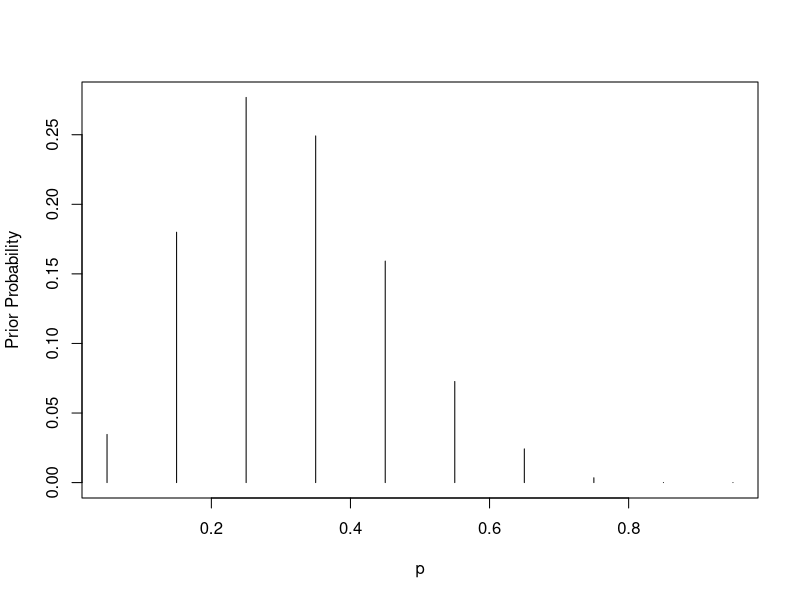
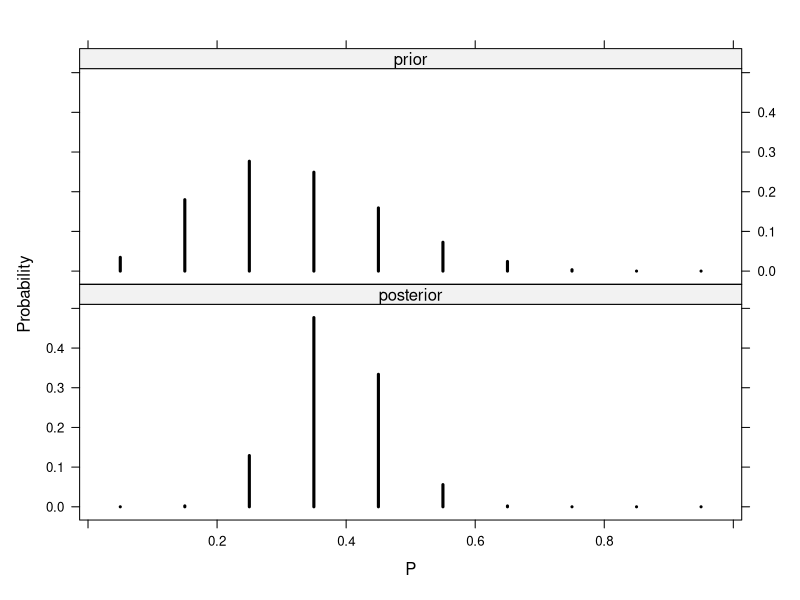
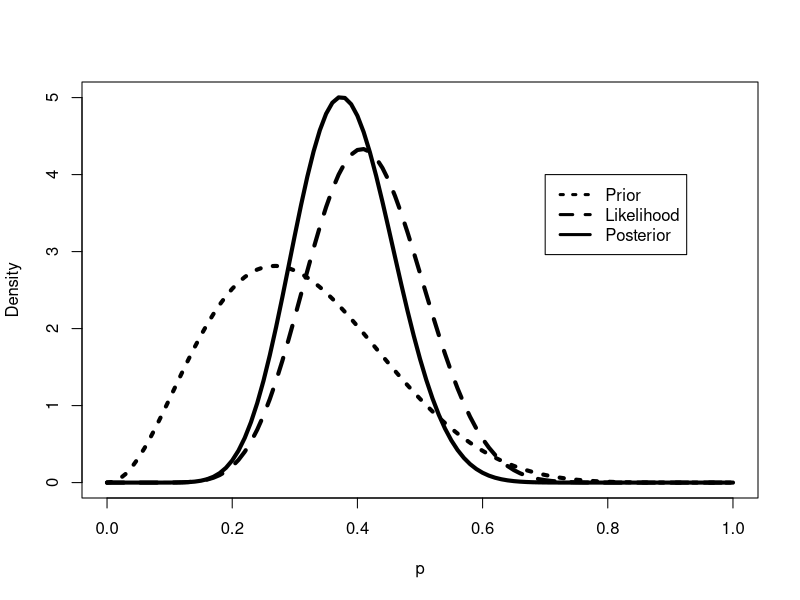
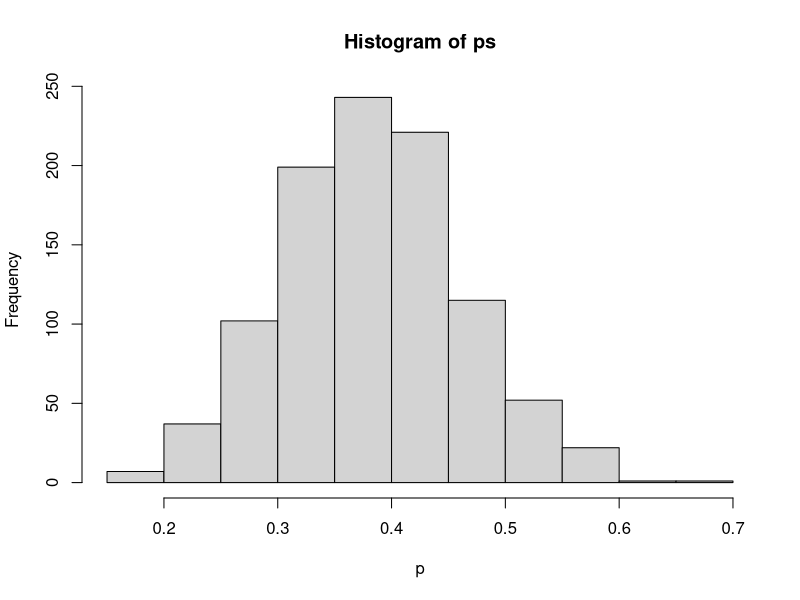
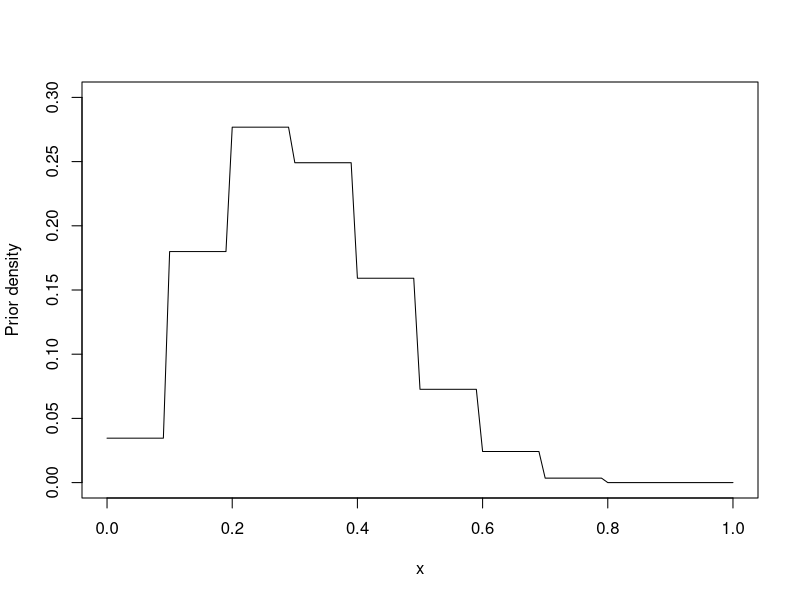
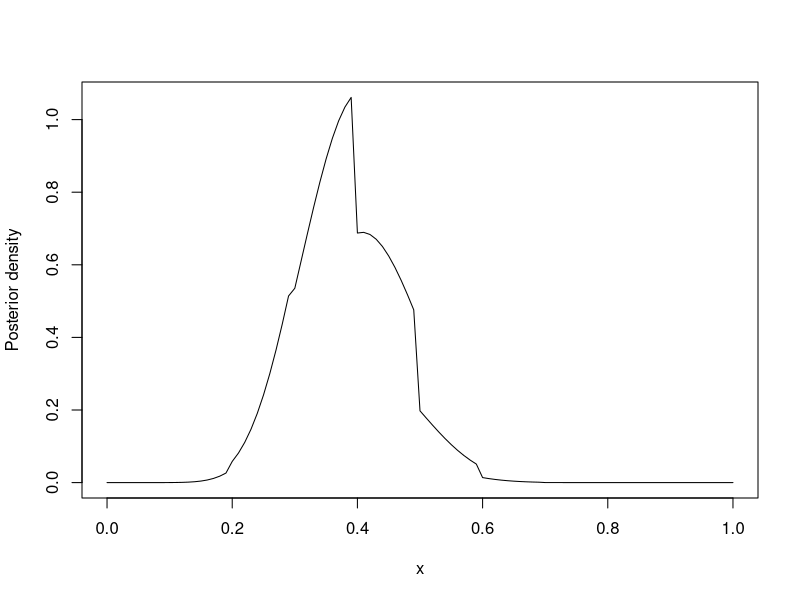
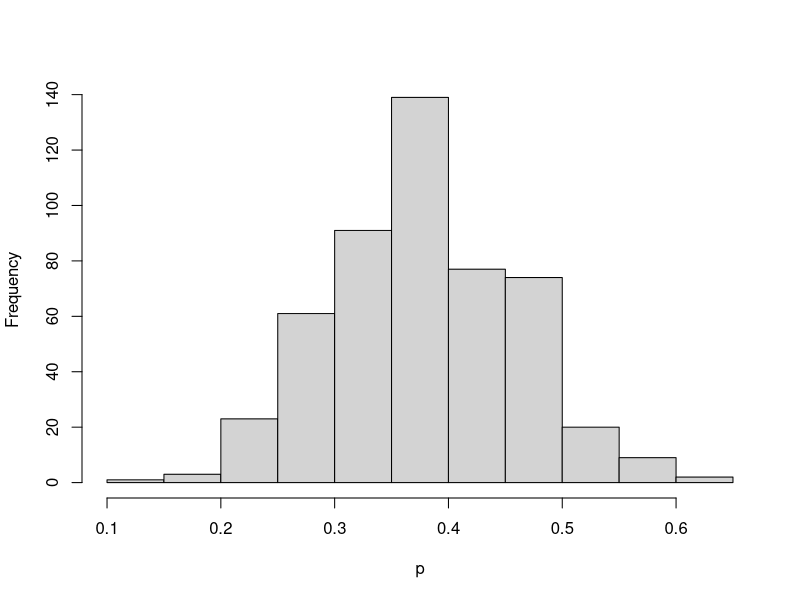
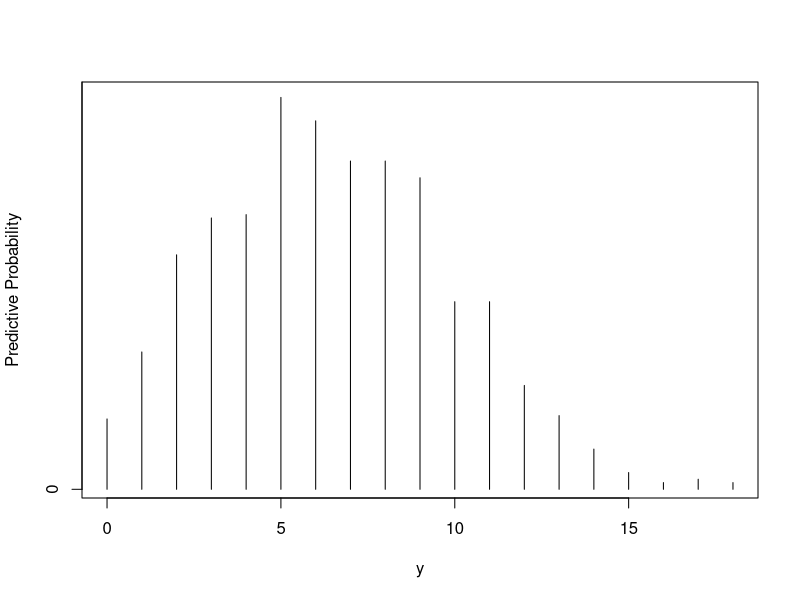

Reproduce these figures in R, in order.
## ---- chunk 1
knitr::opts_chunk$set(echo = TRUE, warning = FALSE, message = FALSE)
library(LearnBayes)
## ---- chunk 2
####################################
# Section 2.3 Using a Discrete Prior
####################################

 library(LearnBayes)

 p = seq(0.05, 0.95, by = 0.1)
 prior = c(1, 5.2, 8, 7.2, 4.6, 2.1, 0.7, 0.1, 0, 0)
 prior = prior/sum(prior)
 plot(p, prior, type = "h", ylab="Prior Probability")

#

 data = c(11, 16)
 post = pdisc(p, prior, data)
 round(cbind(p, prior, post),2)

 library(lattice)
 PRIOR=data.frame("prior",p,prior)
 POST=data.frame("posterior",p,post)
 names(PRIOR)=c("Type","P","Probability")
 names(POST)=c("Type","P","Probability")
 data=rbind(PRIOR,POST)

 xyplot(Probability~P|Type,data=data,layout=c(1,2),type="h",lwd=3,col="black")

## ---- chunk 3
################################
# Section 2.4 Using a Beta Prior
#############################

library(LearnBayes)

quantile2=list(p=.9,x=.5)
quantile1=list(p=.5,x=.3)
ab=beta.select(quantile1,quantile2)

 a = ab[1]
 b = ab[2]
 s = 11
 f = 16
 curve(dbeta(x,a+s,b+f), from=0, to=1, 
       xlab="p",ylab="Density",lty=1,lwd=4)
 curve(dbeta(x,s+1,f+1),add=TRUE,lty=2,lwd=4)
 curve(dbeta(x,a,b),add=TRUE,lty=3,lwd=4)
 legend(.7,4,c("Prior","Likelihood","Posterior"),
     lty=c(3,2,1),lwd=c(3,3,3))

 1 - pbeta(0.5, a + s, b + f)

 qbeta(c(0.05, 0.95), a + s, b + f)

 ps = rbeta(1000, a + s, b + f)


 hist(ps,xlab="p")

 sum(ps >= 0.5)/1000

 quantile(ps, c(0.05, 0.95))
## ---- chunk 4
#####################################
# Section 2.5 Using a Histogram Prior
#####################################

 library(LearnBayes)

 midpt = seq(0.05, 0.95, by = 0.1)
 prior = c(1, 5.2, 8, 7.2, 4.6, 2.1, 0.7, 0.1, 0, 0)
 prior = prior/sum(prior)
 
 curve(histprior(x,midpt,prior), from=0, to=1,
   ylab="Prior density",ylim=c(0,.3))

 s = 11
 f = 16




 curve(histprior(x,midpt,prior) * dbeta(x,s+1,f+1), 
   from=0, to=1, ylab="Posterior density")



 p = seq(0, 1, length=500)
 post = histprior(p, midpt, prior) *
        dbeta(p, s+1, f+1)
 post = post/sum(post)
 ps = sample(p, replace = TRUE, prob = post)


 hist(ps, xlab="p", main="")

## ---- chunk 5
########################
# Section 2.6 Prediction
########################

 library(LearnBayes)

 p=seq(0.05, 0.95, by=.1)
 prior = c(1, 5.2, 8, 7.2, 4.6, 2.1, 0.7, 0.1, 0, 0)
 prior=prior/sum(prior)
 m=20; ys=0:20
 pred=pdiscp(p, prior, m, ys)
 cbind(0:20,pred)

 ab=c(3.26, 7.19)
 m=20; ys=0:20
 pred=pbetap(ab, m, ys)

 p=rbeta(1000,3.26, 7.19)

 y = rbinom(1000, 20, p)

 table(y)

 freq=table(y)
 ys=as.integer(names(freq))
 predprob=freq/sum(freq)
 plot(ys,predprob,type="h",xlab="y",
   ylab="Predictive Probability")

 dist=cbind(ys,predprob)

 covprob=.9
 discint(dist,covprob)
